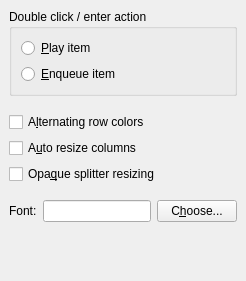
         <widget class="QWidget" name="lookAndFeelPage">
          <layout class="QVBoxLayout">
           <property name="spacing">
            <number>6</number>
           </property>
           <property name="margin">
            <number>9</number>
           </property>
           <item>
            <widget class="QGroupBox" name="groupBox">
             <property name="title">
              <string>Double click / enter action</string>
             </property>
             <layout class="QVBoxLayout">
              <property name="spacing">
               <number>6</number>
              </property>
              <property name="margin">
               <number>9</number>
              </property>
              <item>
               <widget class="QRadioButton" name="playItemRadio">
                <property name="text">
                 <string>&amp;Play item</string>
                </property>
               </widget>
              </item>
              <item>
               <widget class="QRadioButton" name="enqueueItemRadio">
                <property name="text">
                 <string>&amp;Enqueue item</string>
                </property>
               </widget>
              </item>
             </layout>
            </widget>
           </item>
           <item>
            <spacer>
             <property name="orientation">
              <enum>Qt::Vertical</enum>
             </property>
             <property name="sizeType">
              <enum>QSizePolicy::Minimum</enum>
             </property>
             <property name="sizeHint" stdset="0">
              <size>
               <width>20</width>
               <height>10</height>
              </size>
             </property>
            </spacer>
           </item>
           <item>
            <widget class="QCheckBox" name="alternatingCheck">
             <property name="text">
              <string>A&amp;lternating row colors</string>
             </property>
            </widget>
           </item>
           <item>
            <widget class="QCheckBox" name="autoResizeCheck">
             <property name="text">
              <string>A&amp;uto resize columns</string>
             </property>
            </widget>
           </item>
           <item>
            <widget class="QCheckBox" name="opaqueCheck">
             <property name="text">
              <string>Opa&amp;que splitter resizing</string>
             </property>
            </widget>
           </item>
           <item>
            <spacer>
             <property name="orientation">
              <enum>Qt::Vertical</enum>
             </property>
             <property name="sizeType">
              <enum>QSizePolicy::Minimum</enum>
             </property>
             <property name="sizeHint" stdset="0">
              <size>
               <width>20</width>
               <height>10</height>
              </size>
             </property>
            </spacer>
           </item>
           <item>
            <layout class="QHBoxLayout">
             <property name="spacing">
              <number>6</number>
             </property>
             <property name="margin">
              <number>0</number>
             </property>
             <item>
              <widget class="QLabel" name="label_5_3_2">
               <property name="text">
                <string>Font:</string>
               </property>
               <property name="buddy">
                <cstring>fontLine</cstring>
               </property>
              </widget>
             </item>
             <item>
              <widget class="QLineEdit" name="fontLine">
               <property name="enabled">
                <bool>true</bool>
               </property>
               <property name="readOnly">
                <bool>true</bool>
               </property>
              </widget>
             </item>
             <item>
              <widget class="QPushButton" name="fontButton">
               <property name="text">
                <string>C&amp;hoose...</string>
               </property>
              </widget>
             </item>
            </layout>
           </item>
           <item>
            <spacer>
             <property name="orientation">
              <enum>Qt::Vertical</enum>
             </property>
             <property name="sizeHint" stdset="0">
              <size>
               <width>20</width>
               <height>50</height>
              </size>
             </property>
            </spacer>
           </item>
          </layout>
         </widget>
